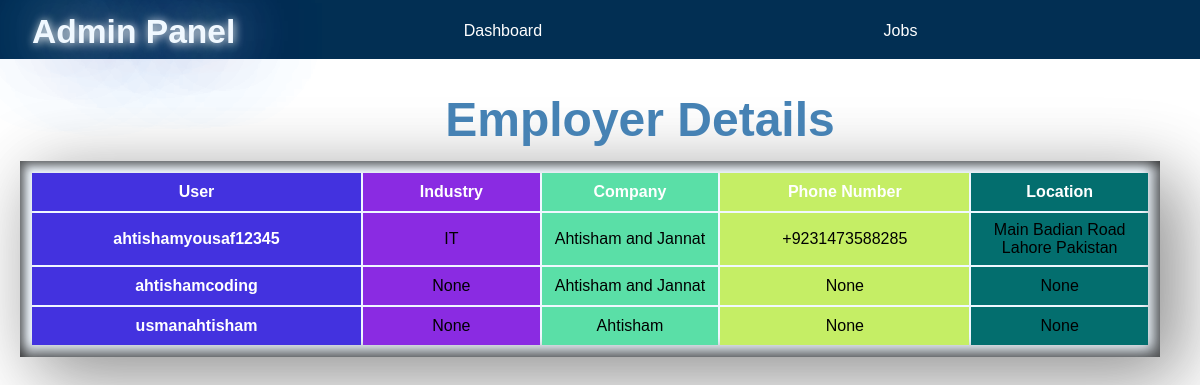
The app's page /AdminPanel/Employer_details/ with its own data.
### app/models.py (models this page shows, shortened)
class EmployerDetails (models.Model):
    company_logo = models.ImageField(null =True,upload_to='CompanyLogos' )
    industry =models.CharField (max_length =100,null=True)
    company =models.CharField (max_length =100)
    contact_no = models.CharField(max_length=150,null=True)
    location = models.CharField(max_length=150,null=True)
    employer = models.ForeignKey(settings.AUTH_USER_MODEL,on_delete=models.CASCADE )
    type = models.IntegerField( default = 1)

### app/views.py (the view)
def Employer_details(request):
   employer_details=EmployerDetails.objects.all()
   return render (request,'ForAdmin/EmployerDetails.html',{'employer_details':employer_details})

### app/context_processors.py (called while the page is built, shortened)
def navbar_user(request):
    if not request.user.is_authenticated:
        return {}

### app/templates/ForAdmin/EmployerDetails.html (shortened to what this page needs)
{% extends "ForAdmin/Admin.html" %}
   {% block 'content' %}
     <h1 class="heading1"> Employer Details</h1>
    <table >
        <colgroup>
            <col style="background-color: rgb(67, 50, 223); color:white;">
            <col style="background-color: blueviolet;">
            <col style="background-color: rgb(90, 223, 167);">
            <col style="background-color: rgb(197, 238, 101);">
            <col style="background-color: rgb(3, 110, 110);">
            <col style="background-color: rgb(22, 150, 236);">
            <col style="background-color: rgb(130, 193, 235);">
            <col style="background-color: rgb(7, 216, 25);">
            <col style="background-color: rgb(218, 141, 141);">
        </colgroup>
         <thead>
        <tr align="center">
            <th  class="col">User</th>
            <th class="col">Industry</th>
            <th class="col">Company</th>
            <th class="col">Phone Number</th>
            <th class="col">Location</th>
        </tr>
        </thead>
        <tbody>
          {% for employer in employer_details %}
                <tr align="center">
                   <th > {{ employer.employer }} </th>
                    <td>{{ employer.industry }}</td>
                    <td>{{ employer.company }}</td>
                    <td>{{ employer.contact_no }}</td>
                    <td>{{ employer.location }}</td>
                </tr>
            {% endfor %}
        </tbody>
    </table>
{% endblock  %}

### app/templates/ForAdmin/EmployerDetails.html (style rules this page uses)
* { margin:0; padding:0; box-sizing: border-box; font-family: 'Nunito', sans-serif; scroll-behavior: smooth; }
body { width:100%; height:100%; background: rgb(0, 160, 35); transition: 0.3s; overflow-x: hidden; }
.heading1 { justify-content: center; text-align: center; align-items: center; display: flex; margin-left: 5rem; margin-top: 2rem; color: steelblue; font-size: 3rem; }
table { padding:10px; margin:14px 20px; color:white; width:95%; background-color: aliceblue; box-shadow: 25px 25px 75px rgba(0,0,0,0.25), 10px 10px 70px rgba(0,0,0,0.25), inset 5px 5px 10px rgba(0,0,0,0.5), inset 5px 5px 20px rgba(255,255,255,0.2), inset -5px -5px 15px rgba(0, 0, 0, 0.75); }
th { width: 100px; padding:10px; align-items: center; padding:10px; }
td { align-items: center; justify-content: space-around; padding:8px; color: black; font-size: 1rem; }
tr { margin:5px; font-size: 1rem; }
colgroup { color:white; }

### app/templates/ForAdmin/AdminNav.html (style rules this page uses)
* { margin:0; padding:0; box-sizing: border-box; font-family: 'Nunito', sans-serif; scroll-behavior: smooth; }
body { width: auto; height:100%; background: white; }

### records on screen
EmployerDetails: employer "ahtishamyousaf12345", industry "IT", company "Ahtisham and Jannat", contact_no "+9231473588285", location "Main Badian Road Lahore Pakistan"
EmployerDetails: employer "ahtishamcoding", industry "None", company "Ahtisham and Jannat", contact_no "None", location "None"
EmployerDetails: employer "usmanahtisham", industry "None", company "Ahtisham", contact_no "None", location "None"
